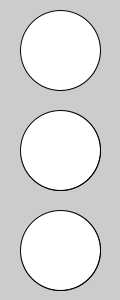
Frame 1 (no input)
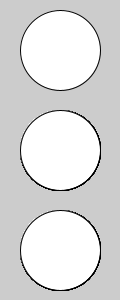
Frame 60 (the mouse pressed at the canvas centre just before this capture)
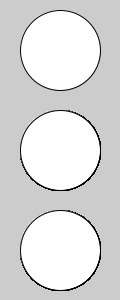
Frame 120 (the mouse held since frame 60 and released just before this capture)

The Processing sketch that drew these frames (run headless with seeded random() and noise(); from frame 60 on, the mouse is pressed at the canvas centre):

// Processing sketch: processing_96756
// ── processing_96756.pde

void setup() {
  size(120, 300);
  background(204);
  smooth();
  ellipse(60, 50, 80, 80);
  ellipse(60, 150, 80, 80);
  ellipse(60, 250, 80, 80);
}
void draw() {
  if (keyPressed) {
    if ((key == 'r')) {
      fill(255, 0, 0);
    }
    else {
      fill(255);
    }
    ellipse(60, 50, 80, 80);
  }
  if ((key == 'a')) {
    fill(255, 129, 26);
  }
  else {
    fill(255);
  }
  ellipse(60, 150, 80, 80);
  if ((key == 'g')) {
    fill(0, 255, 0);
  }
  else {
    fill(255);
  }
  ellipse(60, 250, 80, 80);
}
